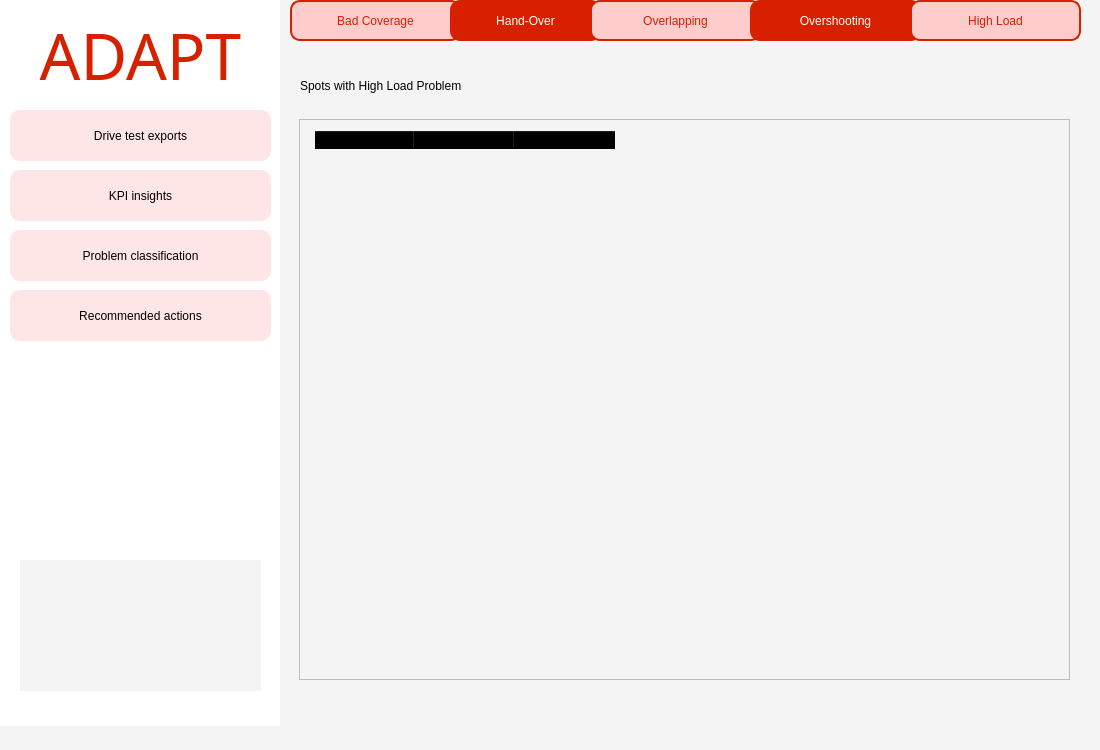
<?xml version="1.0" encoding="UTF-8"?>
<ui version="4.0">
 <class>MainWindow</class>
 <widget class="QMainWindow" name="MainWindow">
  <property name="geometry">
   <rect>
    <x>0</x>
    <y>0</y>
    <width>1100</width>
    <height>750</height>
   </rect>
  </property>
  <property name="windowTitle">
   <string>MainWindow</string>
  </property>
  <property name="styleSheet">
   <string notr="true">
background-color: rgb(244, 244, 244);</string>
  </property>
  <widget class="QWidget" name="centralwidget">
   <widget class="QLabel" name="label_2">
    <property name="geometry">
     <rect>
      <x>-1</x>
      <y>-5</y>
      <width>281</width>
      <height>731</height>
     </rect>
    </property>
    <property name="styleSheet">
     <string notr="true">background-color: rgb(255, 255, 255);</string>
    </property>
    <property name="text">
     <string/>
    </property>
   </widget>
   <widget class="QPushButton" name="exports_button">
    <property name="geometry">
     <rect>
      <x>10</x>
      <y>110</y>
      <width>261</width>
      <height>51</height>
     </rect>
    </property>
    <property name="styleSheet">
     <string notr="true">QPushButton {
    background-color: rgb(255, 230, 230); /* light faded red */
    font: 10pt &quot;Century Gothic&quot;;
    color: black;
    border-radius: 10px;
    border: none;
    padding: 6px 12px;
}

QPushButton:hover {
    background-color: rgb(250, 200, 200); /* slightly deeper red when hovering */
}

QPushButton:pressed {
    background-color: rgb(240, 180, 180); /* deeper red when pressed */
    padding-top: 8px;
    padding-bottom: 4px;
}
</string>
    </property>
    <property name="text">
     <string>Drive test exports</string>
    </property>
    <property name="icon">
     <iconset>
      <normaloff>../../../Downloads/file-export.png</normaloff>../../../Downloads/file-export.png</iconset>
    </property>
    <property name="checkable">
     <bool>false</bool>
    </property>
    <property name="flat">
     <bool>true</bool>
    </property>
   </widget>
   <widget class="QPushButton" name="insights_button">
    <property name="enabled">
     <bool>false</bool>
    </property>
    <property name="geometry">
     <rect>
      <x>10</x>
      <y>170</y>
      <width>261</width>
      <height>51</height>
     </rect>
    </property>
    <property name="styleSheet">
     <string notr="true">QPushButton {
    background-color: rgb(255, 230, 230); /* light faded red */
    font: 10pt &quot;Century Gothic&quot;;
    color: black;
    border-radius: 10px;
    border: none;
    padding: 6px 12px;
}

QPushButton:hover {
    background-color: rgb(250, 200, 200); /* slightly deeper red when hovering */
}

QPushButton:pressed {
    background-color: rgb(240, 180, 180); /* deeper red when pressed */
    padding-top: 8px;
    padding-bottom: 4px;
}
</string>
    </property>
    <property name="text">
     <string>KPI insights</string>
    </property>
    <property name="icon">
     <iconset>
      <normaloff>../../../Downloads/kpi-evaluation (1).png</normaloff>../../../Downloads/kpi-evaluation (1).png</iconset>
    </property>
    <property name="checkable">
     <bool>false</bool>
    </property>
    <property name="flat">
     <bool>true</bool>
    </property>
   </widget>
   <widget class="QPushButton" name="classification_button">
    <property name="geometry">
     <rect>
      <x>10</x>
      <y>230</y>
      <width>261</width>
      <height>51</height>
     </rect>
    </property>
    <property name="styleSheet">
     <string notr="true">QPushButton {
    background-color: rgb(255, 230, 230); /* light faded red */
    font: 10pt &quot;Century Gothic&quot;;
    color: black;
    border-radius: 10px;
    border: none;
    padding: 6px 12px;
}

QPushButton:hover {
    background-color: rgb(250, 200, 200); /* slightly deeper red when hovering */
}

QPushButton:pressed {
    background-color: rgb(240, 180, 180); /* deeper red when pressed */
    padding-top: 8px;
    padding-bottom: 4px;
}
</string>
    </property>
    <property name="text">
     <string>Problem classification</string>
    </property>
    <property name="icon">
     <iconset>
      <normaloff>../../../Downloads/problem-solving.png</normaloff>../../../Downloads/problem-solving.png</iconset>
    </property>
    <property name="checkable">
     <bool>false</bool>
    </property>
    <property name="flat">
     <bool>true</bool>
    </property>
   </widget>
   <widget class="QPushButton" name="actions_button">
    <property name="geometry">
     <rect>
      <x>10</x>
      <y>290</y>
      <width>261</width>
      <height>51</height>
     </rect>
    </property>
    <property name="styleSheet">
     <string notr="true">QPushButton {
    background-color: rgb(255, 230, 230); /* light faded red */
    font: 10pt &quot;Century Gothic&quot;;
    color: black;
    border-radius: 10px;
    border: none;
    padding: 6px 12px;
}

QPushButton:hover {
    background-color: rgb(250, 200, 200); /* slightly deeper red when hovering */
}

QPushButton:pressed {
    background-color: rgb(240, 180, 180); /* deeper red when pressed */
    padding-top: 8px;
    padding-bottom: 4px;
}
</string>
    </property>
    <property name="text">
     <string>Recommended actions</string>
    </property>
    <property name="icon">
     <iconset>
      <normaloff>../../../Downloads/decision-choice.png</normaloff>../../../Downloads/decision-choice.png</iconset>
    </property>
    <property name="checkable">
     <bool>false</bool>
    </property>
    <property name="flat">
     <bool>true</bool>
    </property>
   </widget>
   <widget class="QLabel" name="label_3">
    <property name="geometry">
     <rect>
      <x>300</x>
      <y>60</y>
      <width>481</width>
      <height>51</height>
     </rect>
    </property>
    <property name="styleSheet">
     <string notr="true">font: 75 16pt &quot;Century Gothic&quot;;
</string>
    </property>
    <property name="text">
     <string>Spots with High Load Problem</string>
    </property>
   </widget>
   <widget class="QPushButton" name="bad_coverage_button">
    <property name="geometry">
     <rect>
      <x>290</x>
      <y>0</y>
      <width>171</width>
      <height>41</height>
     </rect>
    </property>
    <property name="styleSheet">
     <string notr="true">QPushButton {
    background-color: #FFCCCC;            /* Light red background */
    font: 75 11pt &quot;Century Gothic&quot;;
    color: rgb(214, 32, 0);               /* Deep red text to match border */
    border-radius: 10px;
    border: 2px solid rgb(214, 32, 0);    /* Red outline */
    padding: 5px 10px;
}

QPushButton:pressed {
    padding-top: 7px;
    padding-bottom: 3px;
    background-color: #FF9999;            /* Slightly darker red when pressed */
}

QPushButton:hover {
    background-color: #FFE5E5;            /* Lighter red on hover */
    border-color: rgb(230, 50, 20);       /* Slightly brighter red border */
}
</string>
    </property>
    <property name="text">
     <string>Bad Coverage</string>
    </property>
    <property name="default">
     <bool>false</bool>
    </property>
   </widget>
   <widget class="QPushButton" name="Handover_Button">
    <property name="geometry">
     <rect>
      <x>450</x>
      <y>0</y>
      <width>151</width>
      <height>41</height>
     </rect>
    </property>
    <property name="styleSheet">
     <string notr="true">QPushButton {
    background-color: rgb(214, 32, 0);
    font: 75 11pt &quot;Century Gothic&quot;;
    color: rgb(255, 255, 255);
    border-radius: 10px;
    border: none;
    padding: 5px 10px;
}

QPushButton:pressed {
    padding-top: 7px;
    padding-bottom: 3px;
}

QPushButton:hover {
    background-color: rgb(230, 50, 20);
}

</string>
    </property>
    <property name="text">
     <string>Hand-Over</string>
    </property>
    <property name="default">
     <bool>false</bool>
    </property>
   </widget>
   <widget class="QPushButton" name="Overlapping_button">
    <property name="geometry">
     <rect>
      <x>590</x>
      <y>0</y>
      <width>171</width>
      <height>41</height>
     </rect>
    </property>
    <property name="styleSheet">
     <string notr="true">QPushButton {
    background-color: #FFCCCC;            /* Light red background */
    font: 75 11pt &quot;Century Gothic&quot;;
    color: rgb(214, 32, 0);               /* Deep red text to match border */
    border-radius: 10px;
    border: 2px solid rgb(214, 32, 0);    /* Red outline */
    padding: 5px 10px;
}

QPushButton:pressed {
    padding-top: 7px;
    padding-bottom: 3px;
    background-color: #FF9999;            /* Slightly darker red when pressed */
}

QPushButton:hover {
    background-color: #FFE5E5;            /* Lighter red on hover */
    border-color: rgb(230, 50, 20);       /* Slightly brighter red border */
}
</string>
    </property>
    <property name="text">
     <string>Overlapping</string>
    </property>
    <property name="default">
     <bool>false</bool>
    </property>
   </widget>
   <widget class="QPushButton" name="OvershootingButton">
    <property name="geometry">
     <rect>
      <x>750</x>
      <y>0</y>
      <width>171</width>
      <height>41</height>
     </rect>
    </property>
    <property name="styleSheet">
     <string notr="true">QPushButton {
    background-color: rgb(214, 32, 0);
    font: 75 11pt &quot;Century Gothic&quot;;
    color: rgb(255, 255, 255);
    border-radius: 10px;
    border: none;
    padding: 5px 10px;
}

QPushButton:pressed {
    padding-top: 7px;
    padding-bottom: 3px;
}

QPushButton:hover {
    background-color: rgb(230, 50, 20);
}

</string>
    </property>
    <property name="text">
     <string>Overshooting</string>
    </property>
    <property name="default">
     <bool>false</bool>
    </property>
   </widget>
   <widget class="QPushButton" name="Highload_button">
    <property name="geometry">
     <rect>
      <x>910</x>
      <y>0</y>
      <width>171</width>
      <height>41</height>
     </rect>
    </property>
    <property name="styleSheet">
     <string notr="true">QPushButton {
    background-color: #FFCCCC;            /* Light red background */
    font: 75 11pt &quot;Century Gothic&quot;;
    color: rgb(214, 32, 0);               /* Deep red text to match border */
    border-radius: 10px;
    border: 2px solid rgb(214, 32, 0);    /* Red outline */
    padding: 5px 10px;
}

QPushButton:pressed {
    padding-top: 7px;
    padding-bottom: 3px;
    background-color: #FF9999;            /* Slightly darker red when pressed */
}

QPushButton:hover {
    background-color: #FFE5E5;            /* Lighter red on hover */
    border-color: rgb(230, 50, 20);       /* Slightly brighter red border */
}
</string>
    </property>
    <property name="text">
     <string>High Load</string>
    </property>
    <property name="default">
     <bool>false</bool>
    </property>
   </widget>
   <widget class="QWidget" name="verticalLayoutWidget">
    <property name="geometry">
     <rect>
      <x>299</x>
      <y>119</y>
      <width>771</width>
      <height>561</height>
     </rect>
    </property>
    <layout class="QVBoxLayout" name="verticalLayout_2">
     <item>
      <widget class="QScrollArea" name="scrollArea">
       <property name="widgetResizable">
        <bool>true</bool>
       </property>
       <widget class="QWidget" name="scrollAreaWidgetContents">
        <property name="geometry">
         <rect>
          <x>0</x>
          <y>0</y>
          <width>767</width>
          <height>557</height>
         </rect>
        </property>
        <property name="styleSheet">
         <string notr="true">/* Horizontal ScrollBar */
QScrollBar:horizontal {
    border: none;
    background: #f0f0f0;
    height: 12px;
    margin: 0px 0px 0px 0px;
}

QScrollBar::handle:horizontal {
    background: #e60000;
    min-width: 20px;
    border-radius: 6px;
}

QScrollBar::handle:horizontal:hover {
    background: #cc0000;
}

QScrollBar::add-line:horizontal,
QScrollBar::sub-line:horizontal {
    width: 0px;
    subcontrol-origin: margin;
}

QScrollBar::add-page:horizontal,
QScrollBar::sub-page:horizontal {
    background: none;
}

/* Vertical ScrollBar */
QScrollBar:vertical {
    border: none;
    background: #f0f0f0;
    width: 12px;
    margin: 0px 0px 0px 0px;
}

QScrollBar::handle:vertical {
    background: #e60000;
    min-height: 20px;
    border-radius: 6px;
}

QScrollBar::handle:vertical:hover {
    background: #cc0000;
}

QScrollBar::add-line:vertical,
QScrollBar::sub-line:vertical {
    height: 0px;
    subcontrol-origin: margin;
}

QScrollBar::add-page:vertical,
QScrollBar::sub-page:vertical {
    background: none;
}

/* Remove QFrame border (optional for scroll areas) */
QFrame {
    border: none;
    background: transparent;
}
</string>
        </property>
        <widget class="QWidget" name="HighLoadListContainer" native="true">
         <property name="geometry">
          <rect>
           <x>10</x>
           <y>10</y>
           <width>751</width>
           <height>541</height>
          </rect>
         </property>
         <widget class="QTableWidget" name="HighLoadTable">
          <property name="geometry">
           <rect>
            <x>5</x>
            <y>1</y>
            <width>741</width>
            <height>531</height>
           </rect>
          </property>
          <attribute name="verticalHeaderShowSortIndicator" stdset="0">
           <bool>false</bool>
          </attribute>
          <column>
           <property name="text">
            <string>Spot_Area_Num </string>
           </property>
          </column>
          <column>
           <property name="text">
            <string>See Recommendations</string>
           </property>
          </column>
          <column>
           <property name="text">
            <string>See on Map</string>
           </property>
          </column>
         </widget>
        </widget>
       </widget>
      </widget>
     </item>
    </layout>
   </widget>
   <widget class="QLabel" name="label_4">
    <property name="geometry">
     <rect>
      <x>20</x>
      <y>10</y>
      <width>241</width>
      <height>91</height>
     </rect>
    </property>
    <property name="font">
     <font>
      <family>Britannic Bold</family>
      <pointsize>34</pointsize>
      <weight>50</weight>
      <italic>false</italic>
      <bold>false</bold>
     </font>
    </property>
    <property name="styleSheet">
     <string notr="true">color:rgb(214, 32, 0);
font: 34pt &quot;Britannic Bold&quot;;
background-color: rgb(255, 255, 255);



</string>
    </property>
    <property name="text">
     <string>&lt;html&gt;&lt;head/&gt;&lt;body&gt;&lt;p align=&quot;center&quot;&gt;&lt;span style=&quot; font-size:48pt;&quot;&gt;ADAPT&lt;/span&gt;&lt;/p&gt;&lt;/body&gt;&lt;/html&gt;</string>
    </property>
   </widget>
   <widget class="QLabel" name="label_7">
    <property name="geometry">
     <rect>
      <x>20</x>
      <y>560</y>
      <width>241</width>
      <height>131</height>
     </rect>
    </property>
    <property name="frameShape">
     <enum>QFrame::NoFrame</enum>
    </property>
    <property name="frameShadow">
     <enum>QFrame::Plain</enum>
    </property>
    <property name="text">
     <string/>
    </property>
    <property name="pixmap">
     <pixmap>../Vodafone-Logo.png</pixmap>
    </property>
    <property name="scaledContents">
     <bool>true</bool>
    </property>
   </widget>
  </widget>
  <widget class="QMenuBar" name="menubar">
   <property name="geometry">
    <rect>
     <x>0</x>
     <y>0</y>
     <width>1100</width>
     <height>26</height>
    </rect>
   </property>
  </widget>
  <widget class="QStatusBar" name="statusbar"/>
 </widget>
 <resources/>
 <connections/>
</ui>
